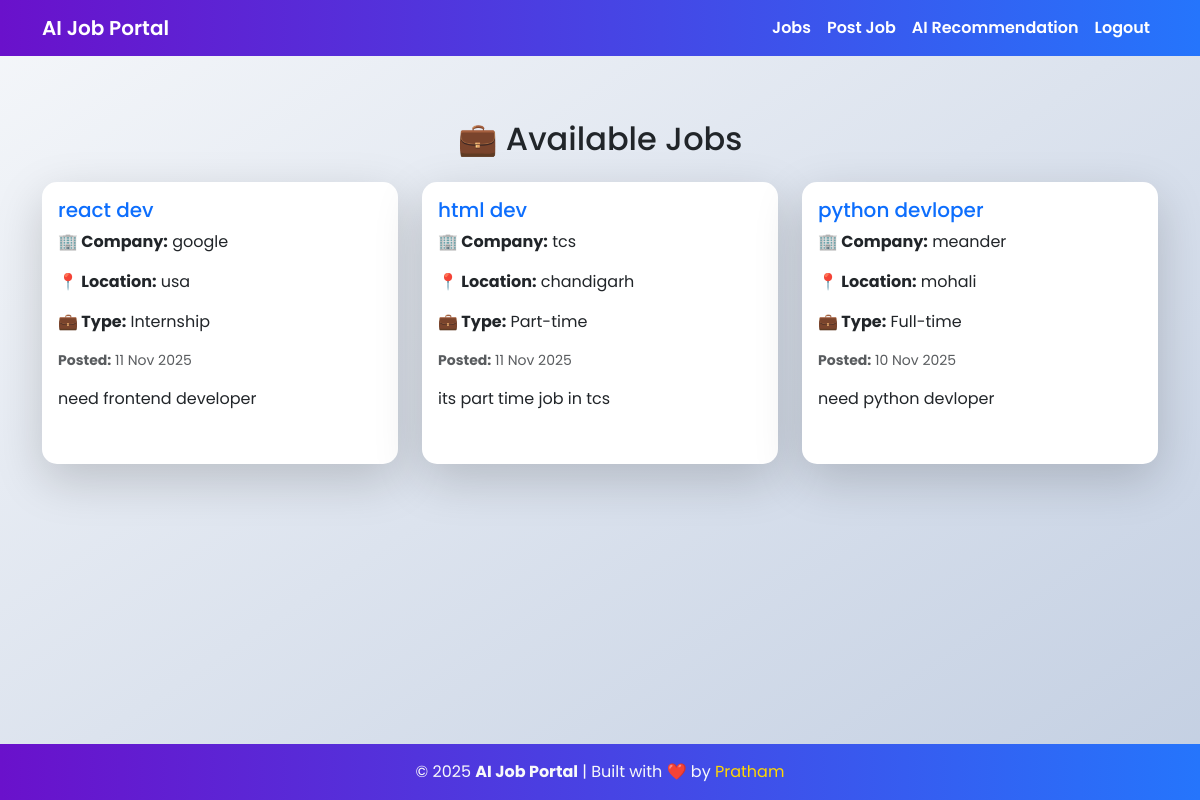
Screenshot of /jobs/ (signed in) with the database file from the repository.
### main/models.py (models this page shows, shortened)
class Job(models.Model):
    JOB_TYPE = (
        ('Full-time','Full-time'),
        ('Part-time','Part-time'),
        ('Internship','Internship')
    )
    title =models.CharField(max_length=200)
    company =models.CharField(max_length=100)
    location =models.CharField(max_length=100)
    job_type =models.CharField(max_length=50, choices=JOB_TYPE)
    description =models.TextField()
    skills_required = models.CharField(max_length=200, default='Python, Django')
    posted_by = models.ForeignKey(User,on_delete=models.CASCADE)
    date_posted = models.DateTimeField(auto_now_add=True)

### main/views.py (the view)
# urls.py: path('jobs/', views.job_list, name='job_list'),
def job_list(request):
    jobs = Job.objects.all().order_by('-date_posted')
    return render(request, 'job_list.html', {'jobs': jobs})

### main/templates/job_list.html (shortened to what this page needs)
{% extends 'base.html' %}
{% block content %}
<h2 class="text-center mb-4" data-aos="fade-down">💼 Available Jobs</h2>
<div class="row">
  {% for job in jobs %}
    <div class="col-md-4 mb-4" data-aos="zoom-in">
      <div class="card p-3 shadow-lg border-0"
           style="border-radius: 15px; background: white;
                  transition: transform 0.3s, box-shadow 0.3s;">
        <h5 class="card-title text-primary">{{ job.title }}</h5>
        <p><b>🏢 Company:</b> {{ job.company }}</p>
        <p><b>📍 Location:</b> {{ job.location }}</p>
        <p><b>💼 Type:</b> {{ job.job_type }}</p>
        <p class="text-muted small"><b>Posted:</b> {{ job.date_posted|date:"d M Y" }}</p>
        <p>{{ job.description|truncatewords:20 }}</p>
        <span class="badge bg-gradient"
              style="background: linear-gradient(90deg, #00c6ff, #0072ff);">
        </span>
      </div>
    </div>
  {% empty %}
    <p class="text-center text-muted">No jobs available yet.</p>
  {% endfor %}
</div>
{% endblock %}

### main/templates/base.html (shortened to what this page needs)
<!DOCTYPE html>
<html lang="en">
<head>
  <link href="https://cdn.jsdelivr.net/npm/bootstrap@5.3.0/dist/css/bootstrap.min.css" rel="stylesheet" />
</head>
<link href="https://unpkg.com/aos@2.3.1/dist/aos.css" rel="stylesheet">
<body>
  <nav class="navbar navbar-expand-lg navbar-dark">
    <div class="container">
      <a class="navbar-brand" href="{% url 'home' %}">AI Job Portal</a>
      <div class="collapse navbar-collapse" id="navbarNav">
        <ul class="navbar-nav ms-auto">
          {% if user.is_authenticated %}
            <li class="nav-item"><a class="nav-link" href="{% url 'job_list' %}">Jobs</a></li>
            <li class="nav-item"><a class="nav-link" href="{% url 'post_job' %}">Post Job</a></li>
            <li class="nav-item"><a class="nav-link" href="{% url 'recommend_jobs' %}">AI Recommendation</a></li>
            <li class="nav-item"><a class="nav-link" href="{% url 'logout' %}">Logout</a></li>
          {% else %}
            <li class="nav-item"><a class="nav-link" href="{% url 'login' %}">Login</a></li>
            <li class="nav-item"><a class="nav-link" href="{% url 'register' %}">Register</a></li>
          {% endif %}
        </ul>
      </div>
    </div>
  </nav>
  <div class="container my-5">
    {% block content %}
    {% endblock %}
  </div>
 <footer class="text-center text-light py-3 mt-auto"
        style="background: linear-gradient(90deg, #6a11cb 0%, #2575fc 100%);">
  <p class="mb-0">© 2025 <b>AI Job Portal</b> | Built with ❤️ by <span style="color:#ffd700;">Pratham</span></p>
</footer>
</body>
</html>

### main/templates/base.html (style rules this page uses)
body { font-family: 'Poppins', sans-serif; background: linear-gradient(to bottom right, #f5f7fa, #c3cfe2); min-height: 100vh; display: flex; flex-direction: column; }
.navbar { background: linear-gradient(90deg, #6a11cb 0%, #2575fc 100%); }
.navbar-brand, .nav-link { color: white !important; font-weight: 600; }
footer { background: #222; color: #fff; text-align: center; padding: 15px 0; margin-top: auto; }
.card { border: none; border-radius: 15px; box-shadow: 0 4px 8px rgba(0,0,0,0.1); transition: transform 0.2s; }
a { transition: all 0.3s ease; }

### rows the page displays
Job: title "react dev", company "google", location "usa", job_type "Internship", date_posted "11 Nov 2025", description "need frontend developer"
Job: title "html dev", company "tcs", location "chandigarh", job_type "Part-time", date_posted "11 Nov 2025", description "its part time job in tcs"
Job: title "python devloper", company "meander", location "mohali", job_type "Full-time", date_posted "10 Nov 2025", description "need python devloper"
